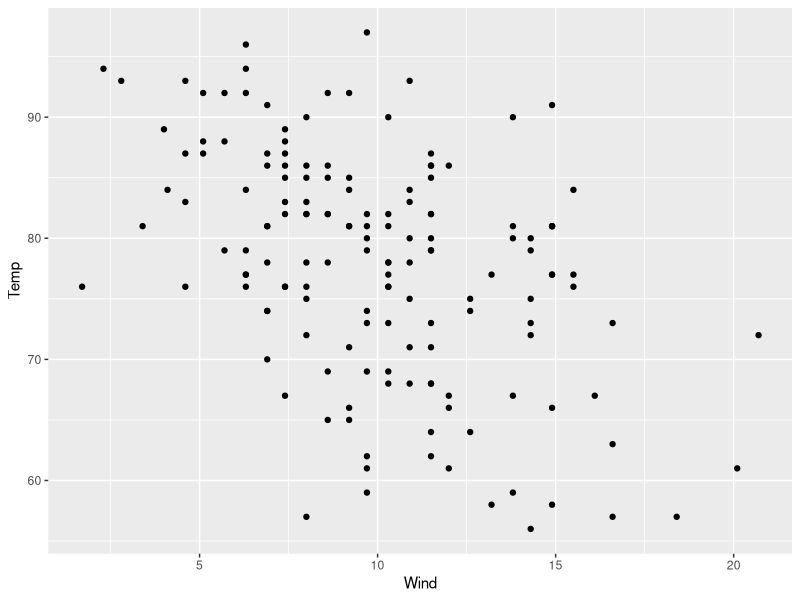
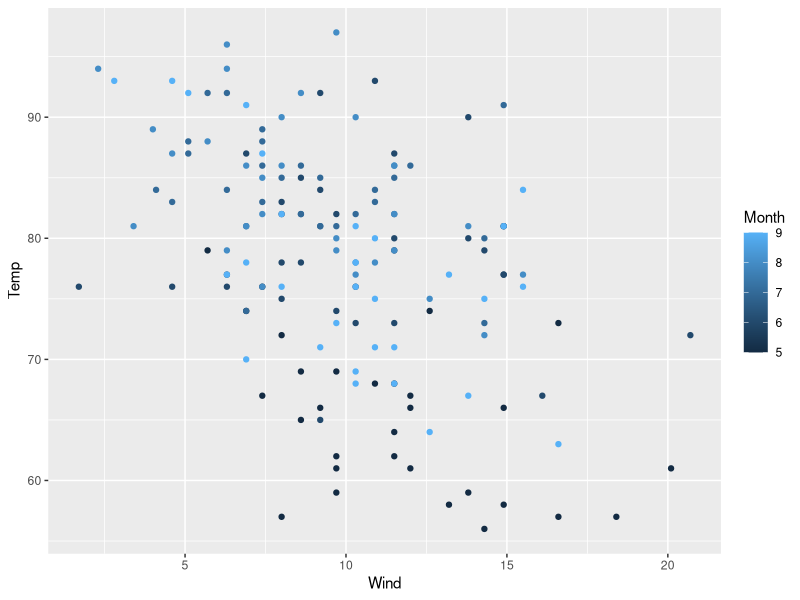
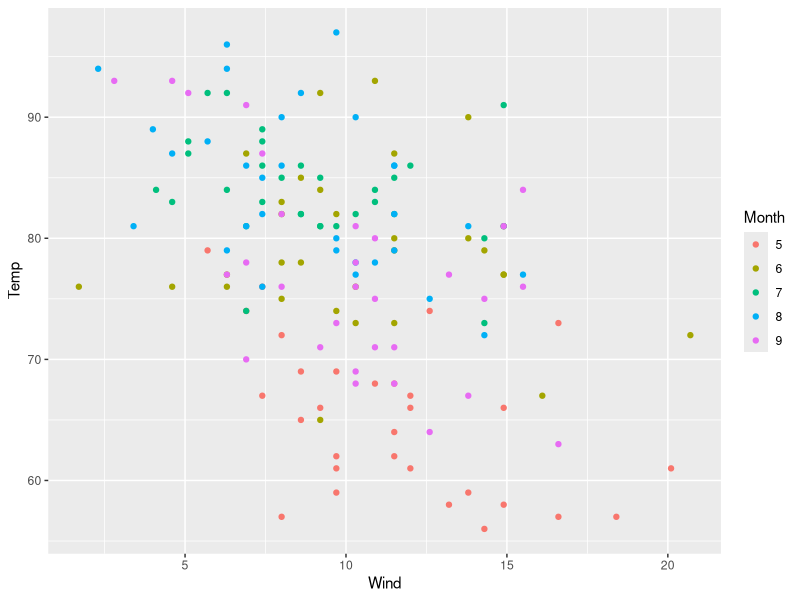
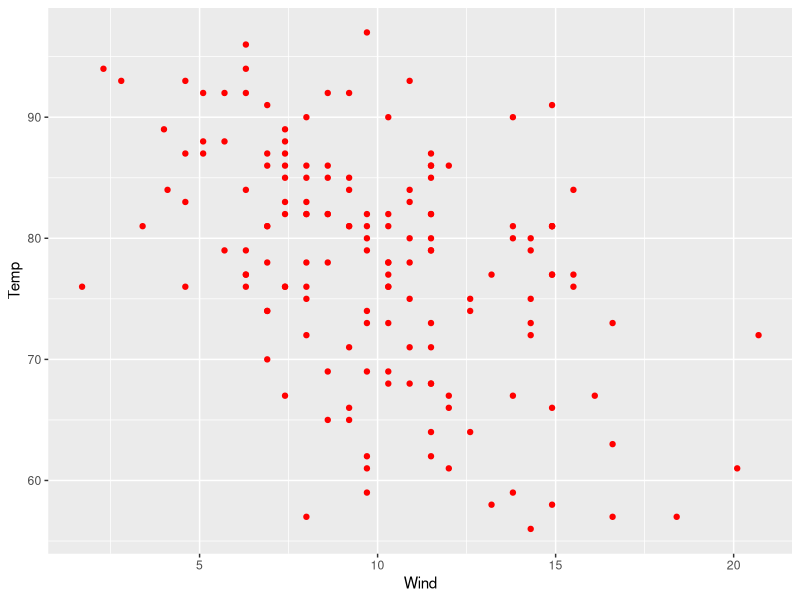
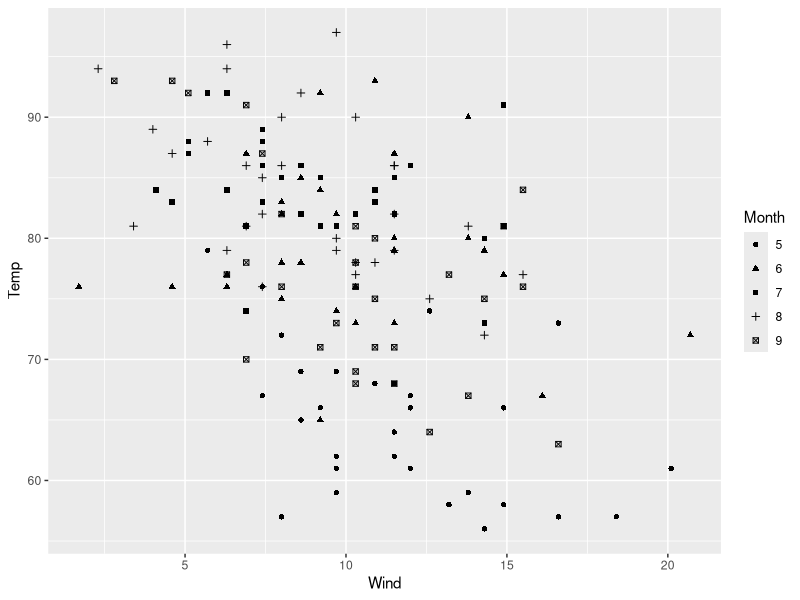
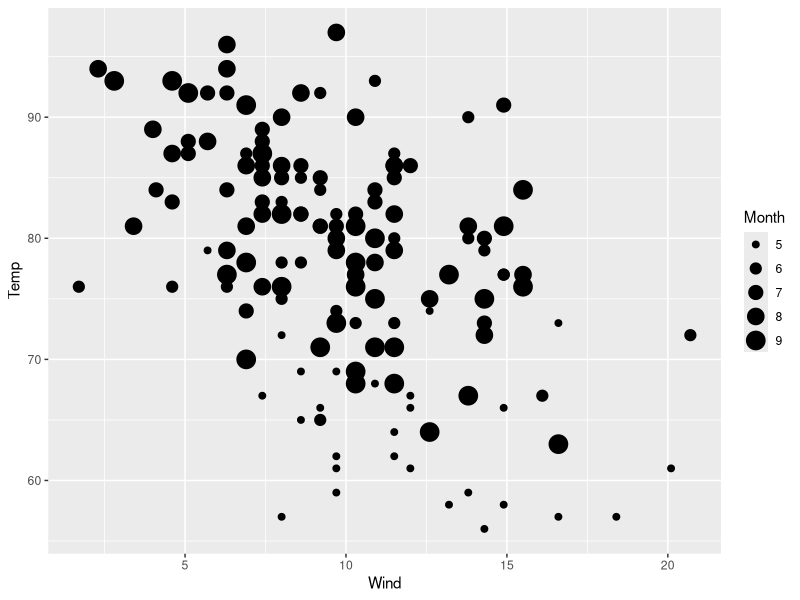
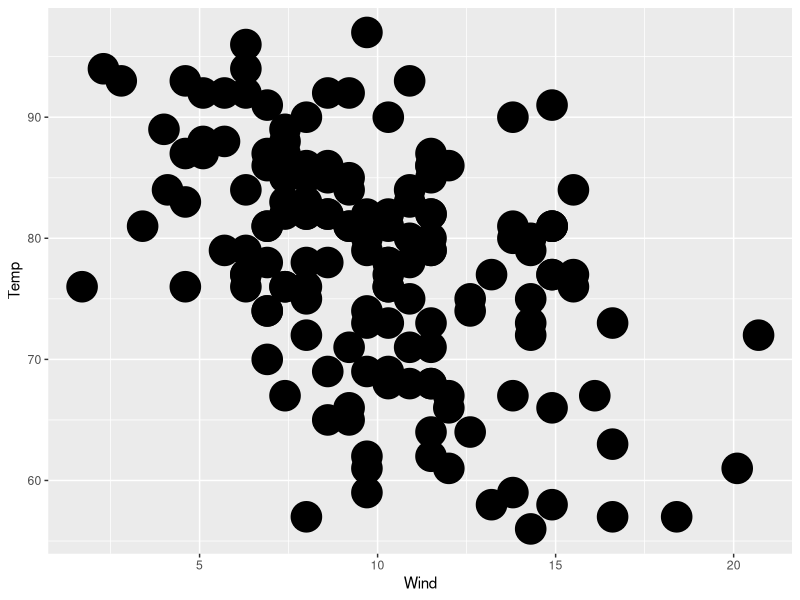
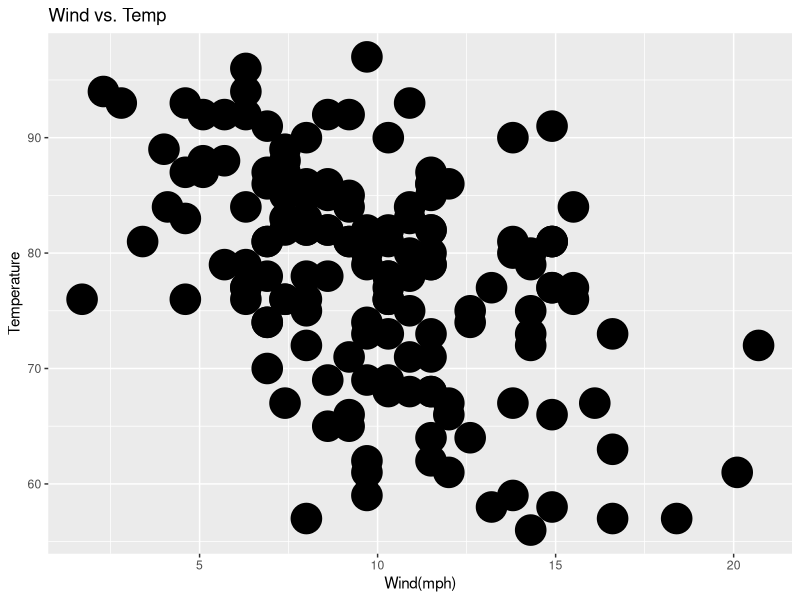

These figures' R source, in order:
# ggplot2绘图系统
# 层（Layer）
#  1. Data：感兴趣的变量（data frame）
#  2. Aesthetics（美学属性）：x-axis/y-axis/color/fill/size/labels/alpha/shape/linear width/linear type
#  3. Geometries（几何客体层）: point/line/histogram/bar/boxplot
#  4. Facets（面）: columns/rows
#  5. Statistics（统计层）: binning/smoothing/descriptive/inferential
#  6. Coordinates（坐标系）: cartesian/fixed/polar/limits
#  7. Themes（风格设置）: non-data ink
#  1-3基本层

# 绘图函数
#  qplot()
#   类似Base系统的plot()，参数包含aesthetics/geom/facet...
#   隐藏了绘图实现的细节
#  ggplot()
#   是核心，可以实现qplot()无法实现的功能
#   调用ggplot()本身并不能实现绘图，要在其基础上添加层（如geom_point()）才可以

library(ggplot2)
qplot(Wind, Temp, data=airquality)
qplot(Wind, Temp, data=airquality, color=Month) #渐变色
airquality$Month <- factor(airquality$Month) # 月份变为分类变量
qplot(Wind, Temp, data=airquality, color=Month) # 五个不同颜色
qplot(Wind, Temp, data=airquality, color=I("red")) # 自定义颜色

qplot(Wind, Temp, data=airquality, shape=Month)
qplot(Wind, Temp, data=airquality, size=Month)
qplot(Wind, Temp, data=airquality, size=I(10)) # 数值需要使用I()
qplot(Wind, Temp, data=airquality, size=I(10), xlab="Wind(mph)", ylab="Temperature", main="Wind vs. Temp")

qplot(Wind, Temp, data=airquality, geom = c("point", "smooth")) # 回归线+统计信息
qplot(Wind, Temp, data=airquality, color=Month, geom = c("point", "smooth"))

# facet
qplot(Wind, Temp, data=airquality, facets=.~Month) #一行五列
qplot(Wind, Temp, data=airquality, facets=Month~.) # 五行一列

qplot(Wind, data=airquality) # 柱状图(只传一个参数，或者只传x)
qplot(Wind, data=airquality, facets=Month~.) # 参数可以正常使用

qplot(y=Wind, data=airquality) # 散点图（传y参数）【按照风速出现的顺序绘图】
qplot(Wind, data=airquality, fill=Month) # 累加柱状图

qplot(Wind, data=airquality, geom="density") #频率分布的轮廓线
qplot(Wind, data=airquality, geom="density", color=Month) #每个月的频率分布轮廓线，即密度函数
qplot(Wind, data=airquality, geom="dotplot") # 点图

# ggplot
library(ggplot2)
ggplot(airquality, aes(Wind, Temp)) + geom_point()
ggplot(airquality, aes(Wind, Temp)) + geom_point(color="steelblue", alpha=0.4, size=5) # 设置参数
ggplot(airquality, aes(Wind, Temp)) + 
  geom_point(aes(color=factor(Month)), alpha=0.4, size=5) # 需要使用aes()，若美学维度和数据关联

# 添加统计信息（在客体层添加）
ggplot(airquality, aes(Wind, Temp)) +
  geom_point() +
  geom_smooth()

# 添加统计信息（独立添加）
ggplot(airquality, aes(Wind, Temp)) +
  geom_point() + # 可不添加geom_point()美学层，剩下回归线和置信区间
  stat_smooth()

ggplot(airquality, aes(Wind, Temp)) +
  stat_smooth(method="lm", se=FALSE) # 使用lm分析，关闭置信区间，lm为线性回归

ggplot(airquality, aes(Wind, Temp)) +
  stat_smooth(method="lm", se=FALSE, aes(col=factor(Month)))
ggplot(airquality, aes(Wind, Temp, col=factor(Month))) +
  stat_smooth(method="lm", se=FALSE) # 数据可以放一起，画出来的图一样

ggplot(airquality, aes(Wind, Temp, col=factor(Month), group=1)) +
  stat_smooth(method="lm", se=FALSE) # 对所有数据进行拟合，group=1
ggplot(airquality, aes(Wind, Temp, col=factor(Month), group=1)) +
  geom_point() +
  stat_smooth(method="lm", se=FALSE) # 颜色仍然有效，可以把点加回来查看
ggplot(airquality, aes(Wind, Temp, col=factor(Month))) +
  geom_point() +
  stat_smooth(method="lm", se=FALSE, aes(group=1)) +
  stat_smooth(method="lm", se=FALSE)# 多种拟合方式结合，把group=1加到统计层

# 主动控制作图颜色
library(RColorBrewer)
myColors <- c(brewer.pal(5, "Dark2"), "black")
display.brewer.pal(5, "Dark2")

ggplot(airquality, aes(Wind, Temp, col=factor(Month))) +
  geom_point() +
  stat_smooth(method="lm", se=FALSE, aes(group=1, col="All")) +
  stat_smooth(method="lm", se=FALSE) +
  scale_color_manual("Month", values=myColors) # 不添加col="All", 则使用默认颜色显示整体回归线

# 显示数据在子面板上
ggplot(airquality, aes(Wind, Temp, col=factor(Month))) +
  geom_point() +
  stat_smooth(method="lm", se=FALSE) +
  scale_color_manual("Month", values=myColors) +
  facet_grid(.~Month)

# 改变主题（与数据本身无关的属性设置）
ggplot(airquality, aes(Wind, Temp, col=factor(Month))) +
  geom_point() +
  stat_smooth(method="lm", se=FALSE) +
  scale_color_manual("Month", values=myColors) +
  facet_grid(.~Month) +
  theme_classic()

?theme # 帮助文档
